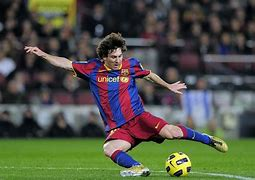
#> input picture test.jpg, 255 x 180 px
$ python face_detect.py
#> lines starting #> are read from the running program, lines starting #| are printed output that depends on the picture
import cv2 as cv
img=cv.imread(r"test.jpg",cv.IMREAD_GRAYSCALE)
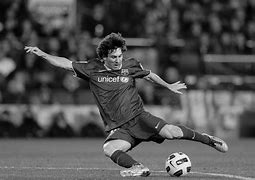
#> img: shape (180, 255); min 0, max 255, mean 81.6
r,c=img.shape
#> r = 180; c = 255
print(r,c)
#| 180 255
hc=cv.CascadeClassifier(r'haarcascades\haarcascade_frontalface_alt.xml')
faces_detected=hc.detectMultiScale(img,scaleFactor=1.7,minNeighbors=1)
#> faces_detected = ()
print("no of faces detected",len(faces_detected))
#| no of faces detected 0
for (x,y,w,h) in faces_detected:
    cv.rectangle(img,(x,y),(x+w,y+h),(255,0,0),1)
#> this loop made 0 passes
cv.imshow("face",img)
cv.waitKey(0)
cv.destroyAllWindows()
